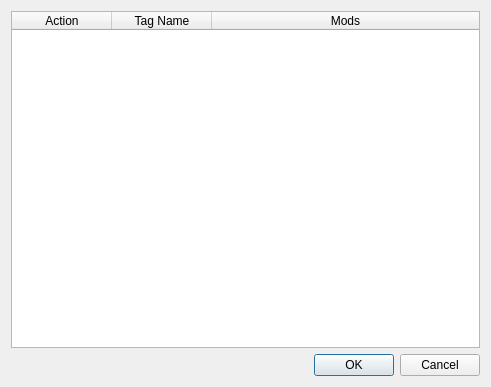
<?xml version="1.0" encoding="UTF-8"?>
<ui version="4.0">
 <class>EditManualTagsDialog</class>
 <widget class="QDialog" name="EditManualTagsDialog">
  <property name="geometry">
   <rect>
    <x>0</x>
    <y>0</y>
    <width>491</width>
    <height>387</height>
   </rect>
  </property>
  <property name="windowTitle">
   <string>Dialog</string>
  </property>
  <layout class="QVBoxLayout" name="verticalLayout">
   <item>
    <widget class="QTableWidget" name="tag_table">
     <attribute name="horizontalHeaderStretchLastSection">
      <bool>true</bool>
     </attribute>
     <attribute name="verticalHeaderVisible">
      <bool>false</bool>
     </attribute>
     <column>
      <property name="text">
       <string>Action</string>
      </property>
     </column>
     <column>
      <property name="text">
       <string>Tag Name</string>
      </property>
     </column>
     <column>
      <property name="text">
       <string>Mods</string>
      </property>
     </column>
    </widget>
   </item>
   <item>
    <widget class="QDialogButtonBox" name="buttonBox">
     <property name="orientation">
      <enum>Qt::Horizontal</enum>
     </property>
     <property name="standardButtons">
      <set>QDialogButtonBox::Cancel|QDialogButtonBox::Ok</set>
     </property>
    </widget>
   </item>
  </layout>
 </widget>
 <resources/>
 <connections>
  <connection>
   <sender>buttonBox</sender>
   <signal>accepted()</signal>
   <receiver>EditManualTagsDialog</receiver>
   <slot>accept()</slot>
   <hints>
    <hint type="sourcelabel">
     <x>248</x>
     <y>254</y>
    </hint>
    <hint type="destinationlabel">
     <x>157</x>
     <y>274</y>
    </hint>
   </hints>
  </connection>
  <connection>
   <sender>buttonBox</sender>
   <signal>rejected()</signal>
   <receiver>EditManualTagsDialog</receiver>
   <slot>reject()</slot>
   <hints>
    <hint type="sourcelabel">
     <x>316</x>
     <y>260</y>
    </hint>
    <hint type="destinationlabel">
     <x>286</x>
     <y>274</y>
    </hint>
   </hints>
  </connection>
 </connections>
</ui>
